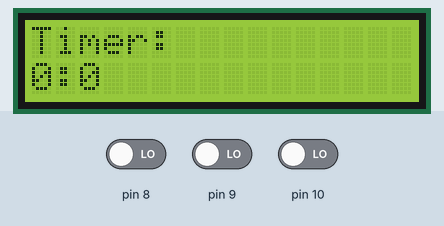
A sketch run on a simulated Arduino Uno, built with avr-gcc and run on an emulated ATmega328P. Parts: 16×2 character LCD. The inputs (shaded band) are chosen by the test bench; at power-on: pin 8 LOW, pin 9 LOW, pin 10 LOW.

Above: at 1.2 s.
1.3 s: pin 8 driven HIGH
At 2.1 s:
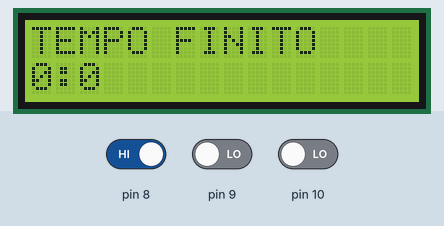
4.3 s: pin 9 driven HIGH
At 5.4 s:
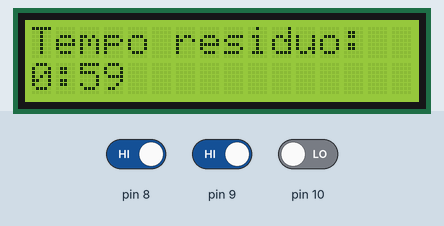
Timing chart, 0 to 7.3 s (numbered marks = the images above; inputs shaded):
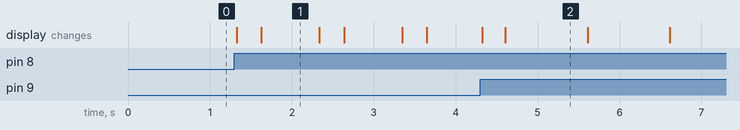

The sketch:

Timer2.ino
```cpp
#include <LiquidCrystal.h>
int valMin, valSec;
boolean keySec, keyMin, start, prevState;
String stringTime;
String stringPunto  = ":";
String stringZero = "0";
LiquidCrystal lcd(12, 11, 5, 4, 3, 2);
int debounceDelay = 20;

boolean debounce(int pin){
 boolean state;
 boolean previousState;
 previousState = digitalRead(pin);
 for(int counter=0; counter < debounceDelay; counter++) {
  delay(1);
  state = digitalRead(pin);
  if( state != previousState) {
    counter = 0;
    previousState = state; }
  }
  return state;
}

void setup() {
  Serial.begin(9600);
  lcd.begin(16,2);
  lcd.print("Timer:");
}

void loop() {
  lcd.setCursor(0, 1);
  keySec = digitalRead(10);
  keyMin = digitalRead(9);
  if (keySec == HIGH){
    valSec = valSec + 10;
    delay(250);
    if (valSec >= 60){
      valSec = 0;
      valMin++;
    }
  }
  if (keyMin == HIGH){
    valMin++;
    delay(250);
  }
  stringTime = valMin +stringPunto + valSec ;
  lcd.print(stringTime);
  start = debounce(8);
  if((start == HIGH) && (prevState == LOW)){
    while(valMin != -1){
      lcd.clear();
      lcd.print("Tempo residuo:");
      lcd.setCursor(0,1);
      //controllo se il valore dei secondi è inferiore a 10 per aggiungere
      //uno 0 davanti ai secondi
      if((valSec < 11) && (valSec >= 1)){
        valSec--;
        stringTime = valMin +stringPunto + stringZero + valSec ;
        lcd.print(stringTime);
        delay(1000);
      }
      // controllo se il valore dei secondi è maggiore di 10
      if(valSec >= 10) {
        valSec--;
        stringTime = valMin +stringPunto + valSec ;
        lcd.print(stringTime);
        delay(1000);
      }
      //controlo se valSec è a 0 per diminuire i minuti e riportare a 60
      //i secondi e scrivo 00 sul display
      if(valSec == 0){
        valMin--;
        valSec = 60;
        stringTime = valMin +stringPunto + "00";
        lcd.print(stringTime);
      }
    }
  }
  else{
    prevState = LOW;
  }
  //se i minuti sono -1 allora il conteggio è finito
  if(valMin == -1){
    valMin = 0;
    valSec = 0;
    lcd.clear();
    lcd.print("TEMPO FINITO");
  }
}
```

Measured:
- after the input at 1.3 s, the display: first changes at once (image 1 shows a later state)
- after the input at 4.3 s, the display: first differs from a run without the input after 0.31 s (image 2)
- what the display in image 1 shows lasts 0.7 s, from 1.6 s to 2.3 s
